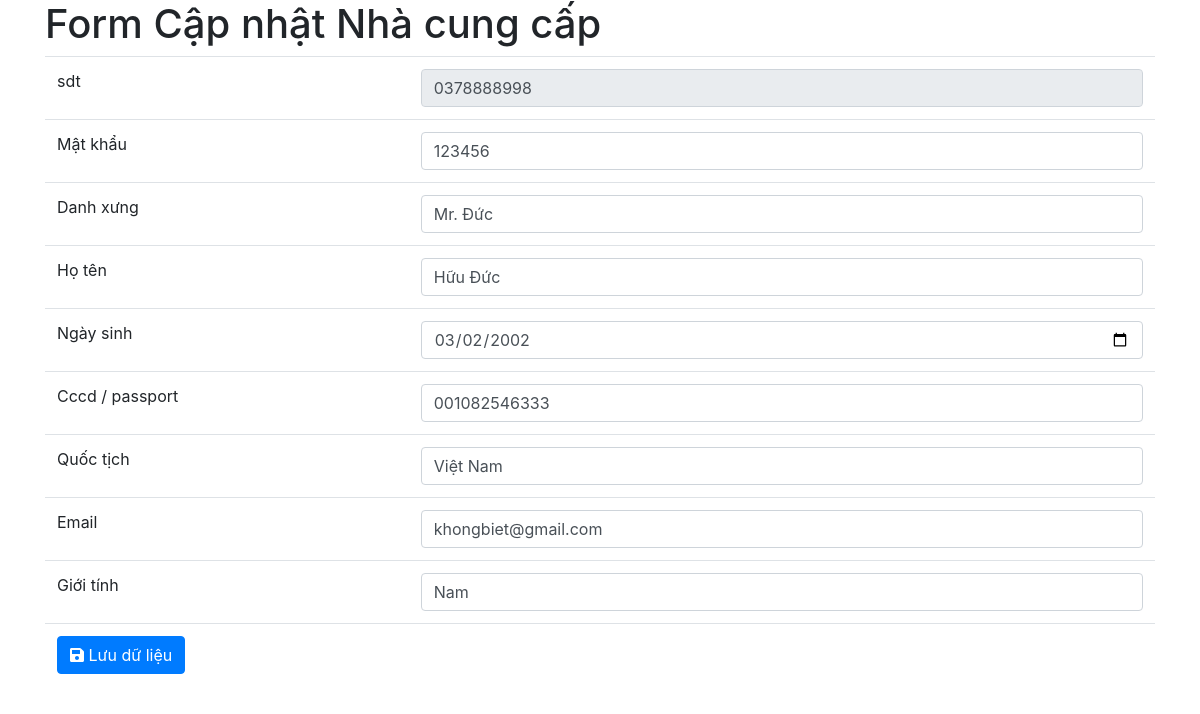
Page /view/editManager.php?sdt=0378888998 on the committed database.
### tables this page shows
CREATE TABLE `khachhang` (
  `sdt` varchar(10) NOT NULL,
  `matkhau` varchar(50) NOT NULL,
  `danhxung` varchar(50) NULL,
  `hoten` varchar(50) NOT NULL,
  `ngaysinh` date DEFAULT NULL,
  `cccd_passport` varchar(20) NULL,
  `quoctich` varchar(50) NULL,
  `email` varchar(50) NOT NULL,
  `gioitinh` varchar(50) NULL
);

### view/editManager.php (the view, shortened to what this page needs)
<!DOCTYPE html>
<html lang="en">
<head>
    <link rel="stylesheet" href="https://stackpath.bootstrapcdn.com/bootstrap/4.4.1/css/bootstrap.min.css">
</head>
<body>
    <?php
    $conn = connection::connectToDatabase ();
    $sdt = $_GET['sdt'];
    $sqlSelect = "SELECT * FROM `khachhang` WHERE sdt=$sdt;";
    $resultSelect = mysqli_query($conn, $sqlSelect);
    $row = mysqli_fetch_array($resultSelect, MYSQLI_ASSOC);
    ?>
    <div class="container">
        <h1>Form Cập nhật Nhà cung cấp</h1>
        <form name="frmEdit" sdt="frmEdit" method="post" action="" class="form">
            <table class="table">
                <tr>
                    <td>sdt</td>
                    <td><input type="number" name="sdt" sdt="sdt" class="form-control" value="<?php echo $row['sdt'] ?>" readonly /></td>
                </tr>
                <tr>
                    <td>Mật khẩu</td>
                    <td><input type="text" name="matkhau" id="matkhau" class="form-control" value="<?php echo $row['matkhau'] ?>"  /></td>
                </tr>
                <tr>
                    <td>Danh xưng</td>
                    <td><input type="text" name="danhxung" id="danhxung" class="form-control" value="<?php echo $row['danhxung'] ?>" /></td>
                </tr>
                <tr>
                    <td>Họ tên</td>
                    <td><input type="text" name="hoten"    id="hoten"    class="form-control" value="<?php echo $row['hoten'] ?>" ></input></td>
                </tr>
                <tr>
                    <td>Ngày sinh</td>
                    <td><input type="date" name="ngaysinh" id="ngaysinh" class="form-control" value="<?php echo $row['ngaysinh'] ?>" /></td>
                </tr>
                <tr>
                    <td>Cccd / passport </td>
                    <td><input type="text" name="cccd_passport" id="cccd_passport" class="form-control" value="<?php echo $row['cccd_passport'] ?>" /></td>
                </tr>
                <tr>
                    <td>Quốc tịch</td>
                    <td><input type="text" name="quoctich" id="quoctich" class="form-control" value="<?php echo $row['quoctich'] ?>" /></td>
                </tr>
                <tr>
                    <td>Email</td>
                    <td><input type="text" name="email" id="email" class="form-control" value="<?php echo $row['email'] ?>" /></td>
                </tr>
                <tr>
                    <td>Giới tính</td>
                    <td><input type="text" name="gioitinh" id="gioitinh" class="form-control" value="<?php echo $row['gioitinh'] ?>" /></td>
                </tr>
                <tr>
                    <td colspan="2">
                        <button name="btnSave" class="btn btn-primary"><i class="fas fa-save"></i> Lưu dữ liệu</button>
                    </td>
                </tr>
            </table>
        </form>
    </div>
</body>
</html>

### rows in the picture
khachhang: sdt "0378888998", matkhau "123456", danhxung "Mr. Đức", hoten "Hữu Đức", ngaysinh "03/02/2002", cccd_passport "001082546333", quoctich "Việt Nam", email "khongbiet@gmail.com", gioitinh "Nam"
